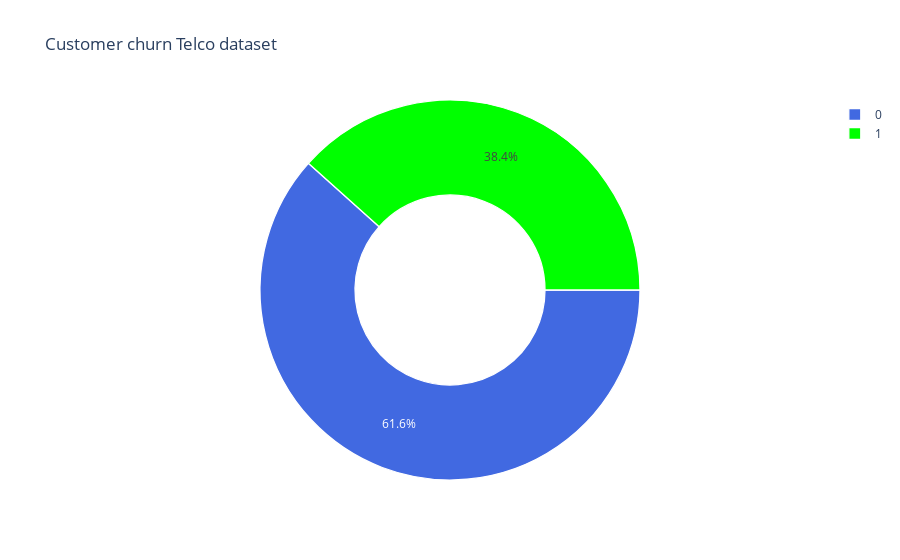

The cell this chart's notebook holds for it:
### Markdown cell above
### Pie plot of the target column distribution:

### Code cell
trace = go.Pie(labels = train_data["Survived"].value_counts().keys().tolist(),
               values =  train_data["Survived"].value_counts().values.tolist(),
               marker = dict(colors = ['royalblue','lime'],
                             line = dict(color = "white", width =  1.3)
                            ),
               rotation = 90,
               hoverinfo = "label+value+text",
               hole = .5
              )
layout = go.Layout(dict(title = "Customer churn Telco dataset ",
                        plot_bgcolor = "orange",
                        paper_bgcolor = "white",
                       )
                  )
data = [trace]
fig = go.Figure(data = data, layout = layout)
py.iplot(fig)

### Figure 1 — Plotly figure (JSON) as saved in the notebook; plotly's stock layout.template omitted (floating-point values rounded to 4 significant figures)
{"data": [{"hole": 0.5, "hoverinfo": "label+value+text", "labels": [0, 1], "marker": {"colors": ["royalblue", "lime"], "line": {"color": "white", "width": 1.3}}, "rotation": 90, "type": "pie", "values": [549, 342]}], "layout": {"paper_bgcolor": "white", "plot_bgcolor": "orange", "title": {"text": "Customer churn Telco dataset "}}}
